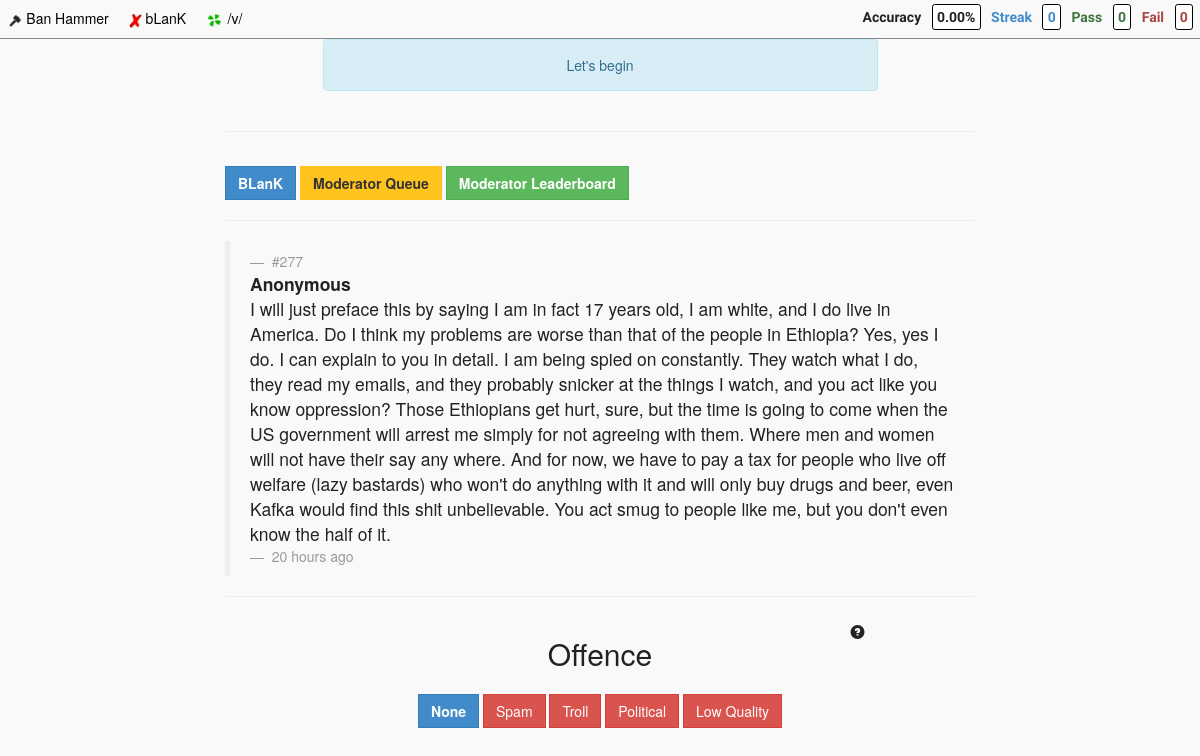
/site/blank/queue, run on the app's committed database.
### tables this page shows
CREATE TABLE IF NOT EXISTS `site` (
  `id` int(10) unsigned NOT NULL AUTO_INCREMENT,
  `slug` varchar(100) NOT NULL,
  `name` varchar(100) NOT NULL,
  `active` int(1) unsigned NOT NULL,
  `accuracy_minimum` int(10) unsigned NOT NULL,
  `anonymous_flag` int(1) NOT NULL,
  `sort` int(10) unsigned NOT NULL,
  `created` timestamp NOT NULL DEFAULT CURRENT_TIMESTAMP,
  PRIMARY KEY (`id`)
);

CREATE TABLE IF NOT EXISTS `post` (
  `id` int(10) unsigned NOT NULL AUTO_INCREMENT,
  `username` varchar(100) NOT NULL,
  `ip` varchar(100) NOT NULL,
  `content` text NOT NULL,
  `image` varchar(100) NOT NULL,
  `offence_key` int(10) unsigned NOT NULL,
  `real_report` int(10) unsigned NOT NULL DEFAULT '0',
  `site_key` int(10) NOT NULL,
  `account_key` int(10) NOT NULL,
  `confidence` int(10) unsigned NOT NULL,
  `severity_sum` int(10) unsigned NOT NULL DEFAULT '0',
  `review_tally` int(10) unsigned NOT NULL DEFAULT '0',
  `last_reviewed` varchar(100) NOT NULL,
  `created` timestamp NOT NULL DEFAULT CURRENT_TIMESTAMP,
  PRIMARY KEY (`id`)
);

CREATE TABLE IF NOT EXISTS `enforcement` (
  `id` int(10) unsigned NOT NULL AUTO_INCREMENT,
  `site_key` int(10) NOT NULL,
  `offence_key` int(10) NOT NULL,
  `created` timestamp NOT NULL DEFAULT CURRENT_TIMESTAMP,
  PRIMARY KEY (`id`)
);

CREATE TABLE IF NOT EXISTS `offence` (
  `id` int(10) unsigned NOT NULL AUTO_INCREMENT,
  `slug` varchar(100) NOT NULL,
  `sort` int(10) unsigned NOT NULL,
  `created` timestamp NOT NULL DEFAULT CURRENT_TIMESTAMP ON UPDATE CURRENT_TIMESTAMP,
  PRIMARY KEY (`id`)
);

### application/controllers/Main.php (called while the page is built, shortened)
<?php
class Main extends CI_Controller {
    function __construct()
    {
        $this->load->model('main_model', '', TRUE);
        $this->load->model('user_model', '', TRUE);
        $this->data['active_sites'] = $this->main_model->get_active_sites();
        $this->data['user'] = $this->get_user_by_session();
        $this->data['real_report'] = false;
        $this->data['current_site']['name'] = 'Overall';
        $this->data['current_site']['slug'] = 'default';
        $this->data['login_reminder_point'] = 30;
        $this->data['hours_between_reviews'] = 24;
        $this->data['suggest_account_at'] = 30;
        $this->data['leaderboard_minimum'] = 30;
        if (is_dev()) {
            $this->data['leaderboard_minimum'] = 10;
        }
    }
    public function queue($slug)
    {
        $data = $this->data;
        $data['current_site'] = $this->main_model->get_current_site($slug);
        $ip = $_SERVER['REMOTE_ADDR'];
        $data['post'] = $this->main_model->get_post_for_queue($data['current_site']['id'], $ip, $this->data['hours_between_reviews']);
        if ($data['post']) {
            $data['post']['time_ago'] = get_time_ago(strtotime($data['post']['created']));
        }
        $data['offences'] = $this->main_model->get_offences_by_site($data['current_site']['id']);
        $data['actions'] = $this->main_model->get_actions();
        $data['page_title'] = $slug . ' Moderator Queue';
        $data['slug'] = $slug;
        $this->load->view('templates/header', $data);
        $this->load->view('toolbar', $data);
        $this->load->view('sites/' . $slug . '/style', $data);
        $this->load->view('queue_result', $data);
        $this->load->view('sites/' . $slug . '/queue', $data);
        $this->load->view('queue_form', $data);
        $this->load->view('templates/scripts', $data);
        $this->load->view('sites/' . $slug . '/script', $data);
        $this->load->view('templates/footer', $data);
    }
    public function get_user_by_session()
    {
        $user = $this->session->userdata('user');
        if (empty($user)) {
            $sess_array = array(
                'id' => 0,
                'username' => 'Anonymous',
                'logged_in' => false,
                'current_account' => array(
                    'id' => 0,
                    'pass' => 0,
                    'fail' => 0,
                    'streak' => 0,
                    'total' => 0,
                ),
            );
            $this->session->set_userdata('user', $sess_array);
            $user = $this->session->userdata('user');
        }
        $user['accuracy'] = accuracy_calculator($user['current_account']['pass'], $user['current_account']['fail']);
        return $user;
    }
}

### index.php (called while the page is built, shortened)
<?php
require_once BASEPATH.'core/CodeIgniter.php';

### application/models/Main_model.php (called while the page is built, shortened)
<?php
Class main_model extends CI_Model
{
    function get_active_sites()
    {
        $this->db->select('*');
        $this->db->from('site');
        $this->db->where('active', 1);
        $query = $this->db->get();
        $result = $query->result_array();
        return $result;
    }
    function get_current_site($slug)
    {
        $this->db->select('*');
        $this->db->from('site');
        $this->db->where('slug', $slug);
        $query = $this->db->get();
        $result = $query->result_array();
        return isset($result[0]) ? $result[0] : false;
    }
    function get_post_for_queue($site_key, $ip, $hours_between_reviews)
    {
        $site_key = mysqli_real_escape_string(get_mysqli(), $site_key);
        $ip = mysqli_real_escape_string(get_mysqli(), $ip);
        $raw_query = "
        SELECT `post`.id, `post`.username, `post`.content, `post`.created
        FROM `post`
        WHERE `post`.`site_key` = " . $site_key . "
        AND NOT EXISTS (
            SELECT *
            FROM `review`
            WHERE `post_key` = `post`.`id`
            AND `ip` = '" . $ip . "'
            AND `review`.`created` > timestampadd(hour, -" . $hours_between_reviews . ", now())
        )
        ORDER BY RAND()
        LIMIT 1;
        ";
        $query = $this->db->query($raw_query);
        $result = $query->result_array();
        return isset($result[0]) ? $result[0] : false;
    }
    function get_offences_by_site($site_key)
    {
        $this->db->select('*');
        $this->db->from('enforcement');
        $this->db->join('offence', 'enforcement.offence_key = offence.id', 'left');
        $this->db->where('site_key', $site_key);
        $this->db->order_by('offence.sort', 'ASC');
        $query = $this->db->get();
        $result = $query->result_array();
        return $result;
    }
    function get_actions()
    {
        $this->db->select('*');
        $this->db->from('action');
        $this->db->where('active', 1);
        $this->db->order_by('sort', 'ASC');
        $query = $this->db->get();
        $result = $query->result_array();
        return $result;
    }
}
?>

### application/config/autoload.php (called while the page is built, shortened)
<?php
function deslug($string) {
    return ucwords(str_replace('_', ' ', $string));
}
function html_clean($string)
{
    $string = htmlspecialchars($string, ENT_QUOTES, config_item('charset'), TRUE);
    $string = nl2br($string);
    return $string;
}
function accuracy_calculator($pass, $fail) {
    if (!is_whole_int($pass) || !is_whole_int($fail)) {
        $result = 0;
    }
    else if ($pass == 0) {
        $result = 0;
    }
    return sprintf('%0.2f', $result);
}
function is_whole_int($val) {
    $val = strval($val);
    $val = str_replace('-', '', $val);
    if (ctype_digit($val)) {
        if ($val === (string)0) {
            return true;
        }
        else if (ltrim($val, '0') === $val) {
            return true;
        }
    }
    return false;
}

### application/config/database.php (called while the page is built, shortened)
<?php
function get_mysqli() {$db = (array)get_instance()->db;
    return mysqli_connect('localhost', $db['username'], $db['password'], $db['database']);
}

### application/views/queue_form.php (the view, shortened to what this page needs)
<div class="container text-center">
    <div class="row">
        <div class="col-md-6 col-md-push-3">
            <?php if ($post) { ?>
            <form id="queue_form" action="<?=base_url()?>site/<?php echo $slug; ?>/new_review" method="post">
                <div id="offence_parent">
                    <div class="row">
                        <div class="col-md-3">
                        </div>
                        <div class="col-md-6">
                            <h2>Offence</h2>
                        </div>
                        <div class="col-md-3">
                            <span class="how_to_play_button glyphicon glyphicon-question-sign btn pull-right" type="button" data-toggle="modal" data-target="#how_to_play_modal" title="How To Play"></span>
                        </div>
                    </div>
                    <?php foreach ($offences as $offence) { ?>
                        <?php $style = $offence['slug'] === 'none' ? 'btn-primary offence_none' : 'btn-danger'; ?>
                        <div class="offence_button custom_btn btn <?php echo $style; ?>" offence="<?php echo $offence['id']; ?>">
                            <?php echo deslug($offence['slug']); ?>
                        </div>
                    <?php } ?>
                </div>
            </form>
            <?php } ?>
        </div>
    </div>
</div>

### application/views/toolbar.php (shortened to what this page needs)
<nav class="global_toolbar">
    <a class="global_link" href="<?=base_url()?>">
        <div class="global_site_parent">
            <img class="global_site_icon" src="<?=base_url()?>resources/img/favicon.ico" alt="Ban Hammer"/>
            <span class="global_site_name">Ban Hammer</span>
        </div>
    </a>
    <?php foreach ($active_sites as $site) { ?>
    <a class="global_link" href="<?=base_url()?>site/<?php echo $site['slug']; ?>/queue">
        <div class="global_site_parent">
            <img class="global_site_icon" src="<?=base_url()?>resources/sites/<?php echo $site['slug']; ?>/icon.png" alt="<?php echo $site['name']; ?>"/>
            <span class="global_site_name"><?php echo $site['name']; ?></span>
        </div>
    </a>
    <?php } ?>
    <span id="score_parent">
        <span id="accuracy_parent" class="text-default">
            <span id="accuracy_label" class="score_label">Accuracy</span>
            <span id="accuracy_value_parent" class="score_value"><span id="accuracy_value"><?php echo $user['accuracy']; ?>%</span></span>
        </span>
        <span id="streak_parent" class="text-primary">
            <span id="streak_label" class="score_label">Streak</span>
            <span id="streak_value" class="score_value"><?php echo $user['current_account']['streak']; ?></span>
        </span>
        <span id="pass_parent" class="text-success">
            <span id="pass_label" class="score_label">Pass</span>
            <span id="pass_value" class="score_value"><?php echo $user['current_account']['pass']; ?></span>
        </span>
        <span id="fail_parent" class="text-danger">
            <span id="fail_label" class="score_label">Fail</span>
            <span id="fail_value" class="score_value"><?php echo $user['current_account']['fail']; ?></span>
        </span>
    </span>
</nav>

### application/views/sites/blank/queue.php (shortened to what this page needs)
<div class="<?php echo $slug; ?>_parent container">
    <div class="row">
        <div class="col-md-8 col-md-push-2">
            <hr>
            <a class="custom_btn btn btn-primary" href="<?=base_url()?>site/<?php echo $slug; ?>">
                <strong><?php echo deslug($current_site['name']); ?></strong>
            </a>
            <a class="custom_btn btn btn-action" href="<?=base_url()?>site/<?php echo $slug; ?>/queue">
                <strong>Moderator Queue</strong>
            </a>
            <a class="custom_btn btn btn-success" href="<?=base_url()?>site/<?php echo $slug; ?>/leaderboard">
                <strong>Moderator Leaderboard</strong>
            </a>
            <hr>
            <div id="queue_post_parent" class="post_parent" <?php if (!$post) { echo 'style="display: none;"'; } ?>>
                <blockquote>
                    <div class="post_user">
                        <small>
                            #<span id="queue_post_id_label"><?php echo html_clean($post['id']); ?></span>
                        </small>
                        <strong id="queue_post_user">
                            <?php echo html_clean($post['username']); ?>
                        </strong>
                    </div>
                    <div id="queue_post_content" class="post_content embedica_this">
                        <?php echo html_clean($post['content']); ?>
                    </div>
                    <div class="post_time">
                        <small id="queue_post_time_ago">
                        <?php echo $post['time_ago']; ?>
                        </small>
                    </div>
                </blockquote>
            </div>
            <hr>
        </div>
    </div>
</div>

### resources/style.css (style rules this page uses)
body { background-color: #f9f9f9; color: #222; }
.custom_btn { margin-top: 1em; border-radius: 0; }
.global_toolbar { background-color: #f9f9f9; height: 2.8em; border-bottom: 1px solid #888; }
.global_site_icon { height: 1em; }
.global_site_name { color: #000; }
.global_site_parent { display: inline-block; padding: 0.5em; margin: 0.1em; transition: background-color 0.5s; border-radius: 0.1em; }
#score_parent { margin-top: 0.5em; font-weight: bold; font-family: 'Play', sans-serif; float: right; }
.score_value { margin: 0.5em; padding: 0.3em; background-color: #fff; border: 1px solid #000; border-radius: 0.2em; }
#queue_post_content { transition: height 0.5s ease; }
.offence_none { font-weight: bold; }
.btn-action { background-color: hsl(44, 100%, 56%) !important; background-repeat: repeat-x; filter: progid:DXImageTransform.Microsoft.gradient(startColorstr="#ffc31e", endColorstr="#ffc31e"); background-image: -khtml-gradient(linear, left top, left bottom, from(#ffc31e), to(#ffc31e)); background-image: -moz-linear-gradient(top, #ffc31e, #ffc31e); background-image: -ms-linear-gradient(top, #ffc31e, #ffc31e); background-image: -webkit-gradient(linear, left top, left bottom, color-stop(0%, #ffc31e), color-stop(100%, #ffc31e)); background-image: -webkit-linear-gradient(top, #ffc31e, #ffc31e); background-image: -o-linear-gradient(top, #ffc31e, #ffc31e); background-image: linear-gradient(#ffc31e, #ffc31e); border-color: #ffc31e #ffc31e hsl(44, 100%, 56%); color: #333 !important; text-shadow: 0 1px 1px rgba(255, 255, 255, 0.00); -webkit-font-smoothing: antialiased; }

### data on the page
site: slug (picture), name "bLanK", name "BLanK"
site: shows a picture, name "/v/"
post: id "277", username "Anonymous", content "I will just preface this by saying I am in fact 17 years old, I am white, and I do live in America. Do I think my problems are worse than that of the people in Ethiopia? Yes, yes I do. I can explain to you in detail. I am being spied on constantly. They watch what I do, they read my emails, and they probably snicker at the things I watch, and you act like you know oppression? Those Ethiopians get hurt, sure, but the time is going to come when the US government will arrest me simply for not agreeing with them. Where men and women will not have their say any where. And for now, we have to pay a tax for people who live off welfare (lazy bastards) who won't do anything with it and will only buy…"
enforcement: offence.slug "None"
enforcement: offence.slug "Spam"
enforcement: offence.slug "Troll"
enforcement: offence.slug "Political"
enforcement: offence.slug "Low Quality"

### other printed values
$user['accuracy'] "0.00"
$user['current_account']['streak'] "0"
$user['current_account']['pass'] "0"
$user['current_account']['fail'] "0"
$post['time_ago'] "20 hours ago"
